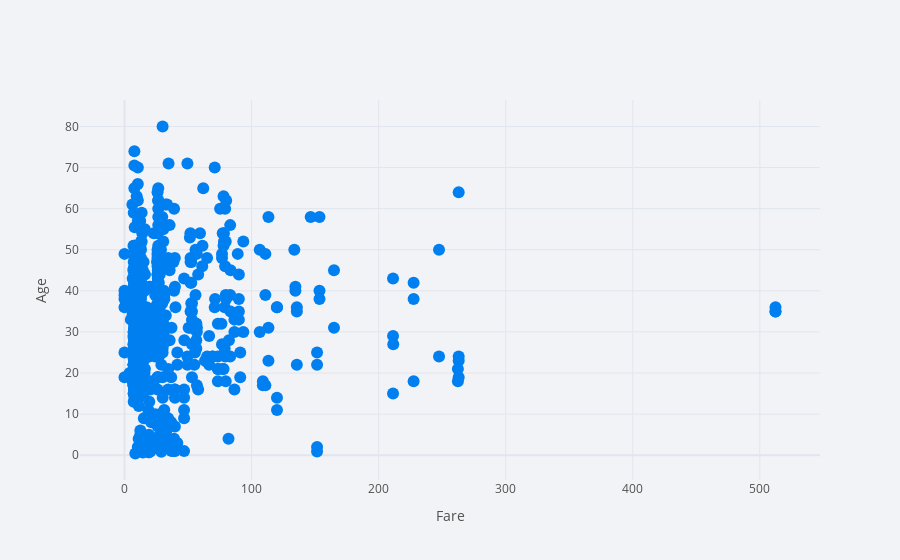

Notebook cell for this chart:
### Code cell
cf.set_config_file(theme='polar')
titanic.iplot(x='fare',y='age', xTitle='Fare', yTitle='Age',mode='markers')

### Figure 1 — Plotly figure (JSON) as saved in the notebook; plotly's stock layout.template omitted (floating-point values rounded to 4 significant figures; data arrays with more than 128 entries replaced by an {"elided": "..."} marker saying what was removed)
{"data": [{"line": {"color": "rgba(0, 128, 240, 1.0)", "dash": "solid", "shape": "linear", "width": 1.3}, "marker": {"size": 12, "symbol": "circle"}, "mode": "markers", "name": "age", "text": "", "type": "scatter", "x": {"elided": "891 float values"}, "y": {"elided": "891 mixed values"}}], "layout": {"legend": {"bgcolor": "#F2F3F7", "font": {"color": "#505050"}}, "paper_bgcolor": "#F2F3F7", "plot_bgcolor": "#F2F3F7", "title": {"font": {"color": "#484848"}}, "xaxis": {"gridcolor": "#E1E5ED", "showgrid": true, "tickfont": {"color": "#505050"}, "title": {"font": {"color": "#505050"}, "text": "Fare"}, "zerolinecolor": "#E1E5ED"}, "yaxis": {"gridcolor": "#E1E5ED", "showgrid": true, "tickfont": {"color": "#505050"}, "title": {"font": {"color": "#505050"}, "text": "Age"}, "zerolinecolor": "#E1E5ED"}}}
